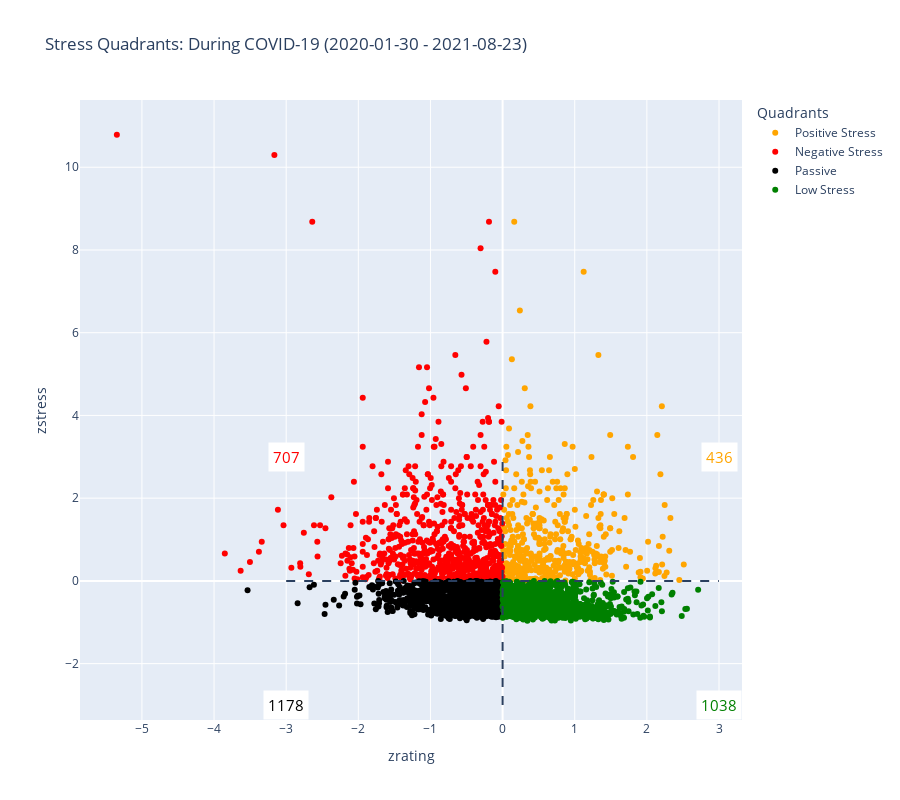

Notebook source saved alongside this figure:
### Code cell
plot_quadrants(results_during, title=f"During COVID-19 ({before_date} - {after_date})")

### Figure 1 — Plotly figure (JSON) as saved in the notebook; plotly's stock layout.template omitted (floating-point values rounded to 4 significant figures; data arrays with more than 128 entries replaced by an {"elided": "..."} marker saying what was removed)
{"data": [{"hovertext": {"elided": "436 str values"}, "marker": {"color": "orange"}, "mode": "markers", "name": "Positive Stress", "type": "scatter", "x": {"elided": "436 float values"}, "y": {"elided": "436 float values"}}, {"hovertext": {"elided": "707 str values"}, "marker": {"color": "red"}, "mode": "markers", "name": "Negative Stress", "type": "scatter", "x": {"elided": "707 float values"}, "y": {"elided": "707 float values"}}, {"hovertext": {"elided": "1178 str values"}, "marker": {"color": "black"}, "mode": "markers", "name": "Passive", "type": "scatter", "x": {"elided": "1178 float values"}, "y": {"elided": "1178 float values"}}, {"hovertext": {"elided": "1038 str values"}, "marker": {"color": "green"}, "mode": "markers", "name": "Low Stress", "type": "scatter", "x": {"elided": "1038 float values"}, "y": {"elided": "1038 float values"}}], "layout": {"annotations": [{"bgcolor": "white", "borderpad": 4, "font": {"color": "orange", "size": 15}, "showarrow": false, "text": "436", "x": 3, "y": 3}, {"bgcolor": "white", "borderpad": 4, "font": {"color": "red", "size": 15}, "showarrow": false, "text": "707", "x": -3, "y": 3}, {"bgcolor": "white", "borderpad": 4, "font": {"color": "black", "size": 15}, "showarrow": false, "text": "1178", "x": -3, "y": -3}, {"bgcolor": "white", "borderpad": 4, "font": {"color": "green", "size": 15}, "showarrow": false, "text": "1038", "x": 3, "y": -3}], "height": 800, "legend": {"title": {"text": "Quadrants"}}, "shapes": [{"line": {"dash": "dash"}, "type": "line", "x0": 0, "x1": 0, "y0": -3, "y1": 3}, {"line": {"dash": "dash"}, "type": "line", "x0": -3, "x1": 3, "y0": 0, "y1": 0}], "title": {"text": "Stress Quadrants: During COVID-19 (2020-01-30 - 2021-08-23)"}, "xaxis": {"title": {"text": "zrating"}}, "yaxis": {"title": {"text": "zstress"}}}}
